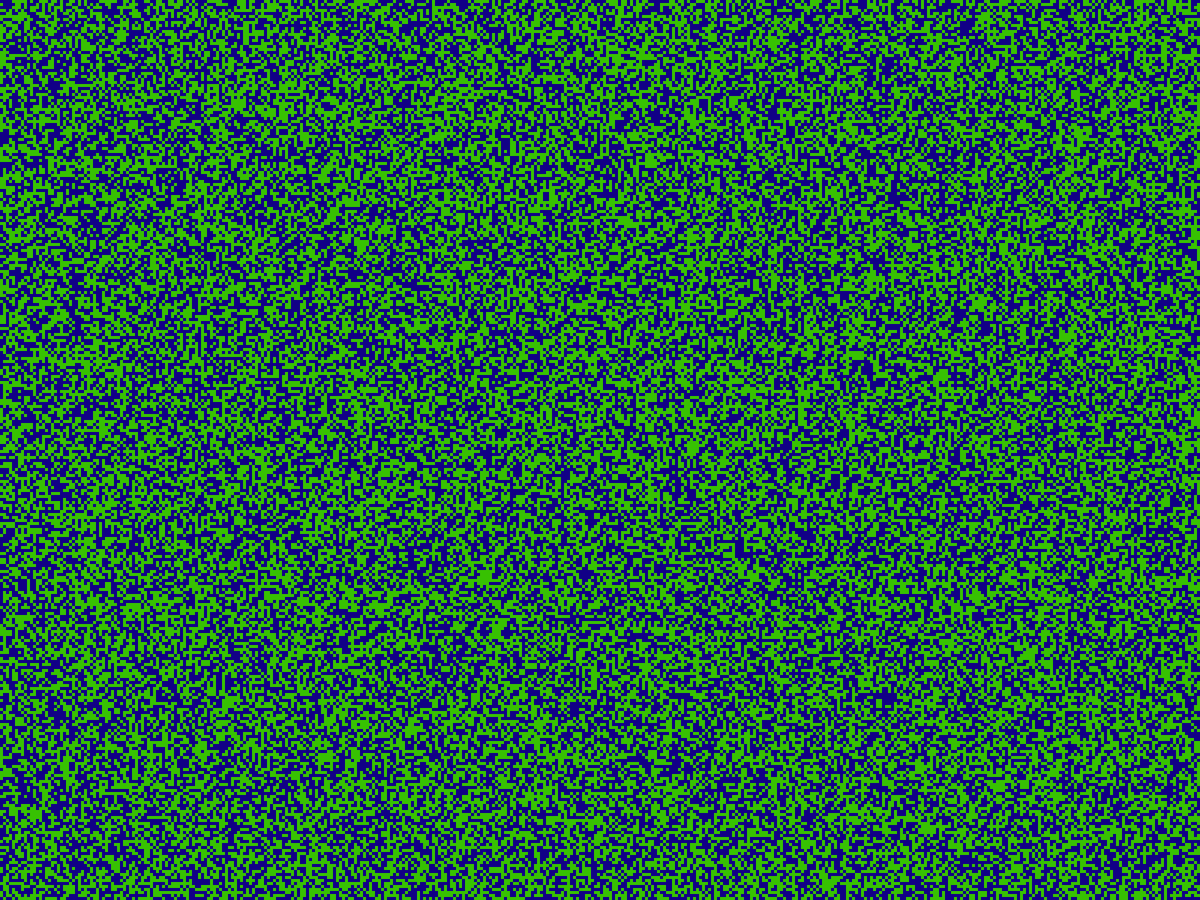
Frame 1 (no input)
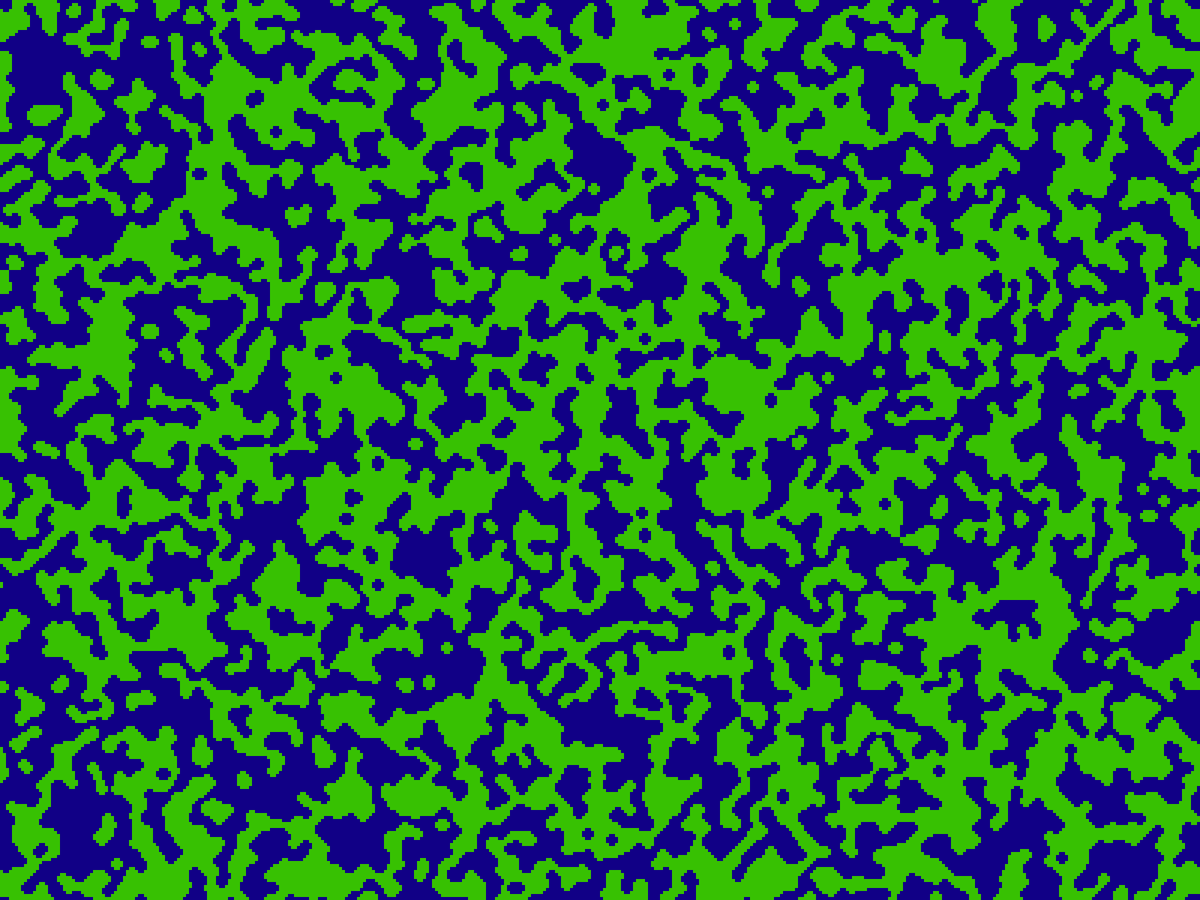
Frame 60 (the mouse pressed at the canvas centre just before this capture)
Frame 120 (the mouse held since frame 60 and released just before this capture): identical to frame 60, image omitted

The Processing sketch that drew these frames (run headless with seeded random() and noise(); from frame 60 on, the mouse is pressed at the canvas centre):

// Processing sketch: Cave_generation
// ── Cave_generation.pde
boolean [][] tab;
boolean [][] oldtab;

int lato = 4;

color sea = #110086;
color ground = #37C102;

int n = 0;

void setup() {

  noStroke();
  fullScreen();
  //size(600, 600);

  tab = new boolean[width / lato][height / lato];
  oldtab = new boolean[width / lato][height / lato];

  for (int x = 0; x < width / lato; x++) {
    for (int y = 0; y < height / lato; y++) {  

      tab[x][y] = (random(1) < 0.5) ? true : false;

      //if(random(1) < 0.5){
      //  tab[x][y] = true; 
      //}else{
      //  tab[x][y] = false; 
      //}


      oldtab[x][y] = tab [x][y];
    }
  }
}

boolean done = false;

void draw() {



  if (!done) {
    background(sea);
    for (int x = 0; x < width / lato; x++) {
      for (int y = 0; y < height / lato; y++) {

        if (tab[x][y]) {
          fill(ground);
        } else {
          fill(sea);
        }

        rect(lato * x, lato * y, lato, lato);

        oldtab[x][y] = tab [x][y];
      }
    }

    update();
  } else {
    print("done"); 
    noLoop();
  }
}

void update() {

  int check = 0;

  for (int x = 0; x < width / lato; x++) {
    for (int y = 0; y < height / lato; y++) {

      int counter = 0;

      for (int lr = x-1; lr <= x+1; lr++) {
        for (int ud = y-1; ud <= y+1; ud++) {

          if (lr != x || ud != y) {
            if (lr < width / lato && lr >= 0 && ud < height / lato && ud >= 0) {

              if (oldtab[lr][ud]) {
                counter++;
                //print(1);
              }
            } else {

              int outx = lr;
              int outy = ud;

              if (outx >= width / lato) {
                outx = 0;
              } else if (outx < 0) {
                outx = (width / lato) - 1;
              }

              if (outy >= height / lato) {
                outy = 0;
              } else if (outy < 0) {
                outy = (height / lato) - 1;
              }

              if (oldtab[outx][outy]) {
                counter++;
              }
            }
          }
        }
      }

      if (oldtab[x][y] && counter < 4) {
        tab[x][y] = false;
      } else if ((!oldtab[x][y]) && counter > 4) {
        tab[x][y] = true;
      }

      if (oldtab[x][y] == tab[x][y]) {    
        check++;
      }

      //print(counter);
    }
  }

  if (check == (width / lato) * (height / lato)) {
    done = true;
  }
}
